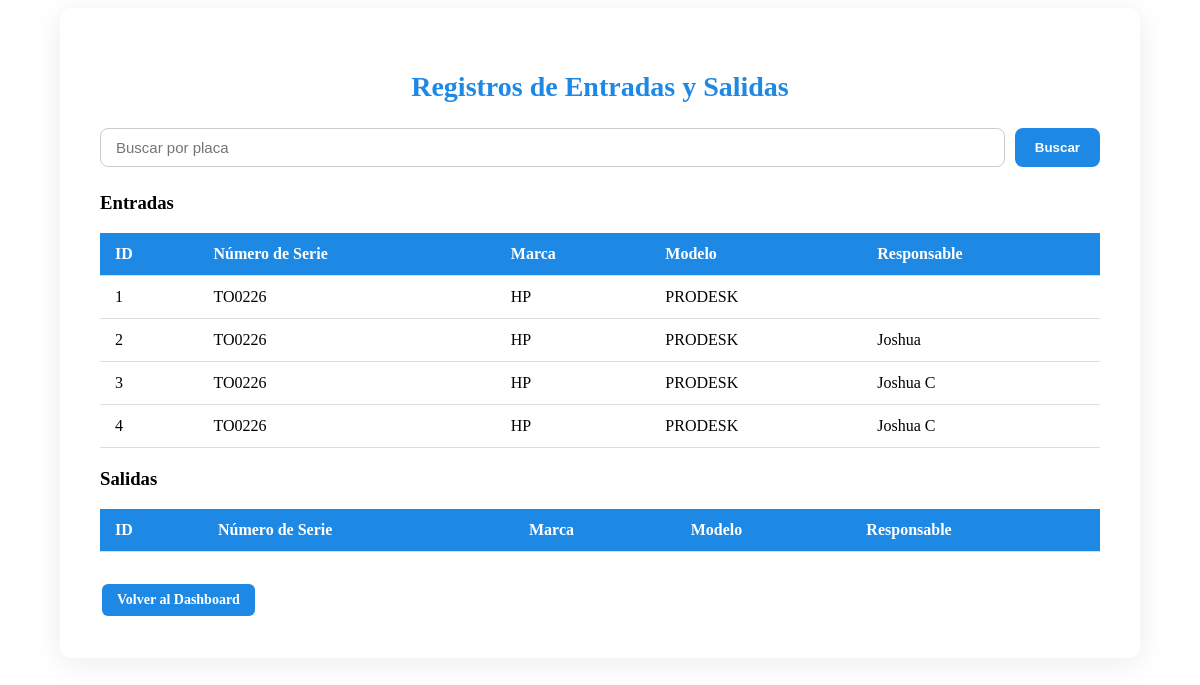
The page /vista/ver_registros.php (signed in) on the database its author committed.
### tables this page shows
CREATE TABLE `entradas` (
  `id` int(11) NOT NULL,
  `computador_id` int(11) NOT NULL,
  `cantidad` int(11) NOT NULL,
  `fecha_entrada` timestamp NOT NULL DEFAULT current_timestamp(),
  `responsable` varchar(100) DEFAULT NULL
);

CREATE TABLE `computadores` (
  `id` int(11) NOT NULL,
  `tipo_equipo` enum('Torre','Todo en uno') NOT NULL,
  `marca` varchar(100) NOT NULL,
  `modelo` varchar(100) NOT NULL,
  `numero_serie` varchar(100) NOT NULL,
  `procesador` varchar(150) NOT NULL,
  `ram_gb` int(11) NOT NULL,
  `tipo_ram` varchar(50) DEFAULT NULL,
  `almacenamiento_gb` int(11) NOT NULL,
  `tipo_almacenamiento` enum('HDD','SSD','Híbrido') NOT NULL,
  `sistema_operativo` varchar(100) DEFAULT NULL,
  `licencia_so` tinyint(1) DEFAULT 0,
  `antivirus_instalado` varchar(100) DEFAULT NULL,
  `ubicacion` varchar(100) DEFAULT NULL,
  `estado_equipo` enum('Operativo','En reparación','Dañado','Obsoleto') DEFAULT 'Operativo',
  `fecha_ingreso` date NOT NULL,
  `observaciones` text DEFAULT NULL,
  `imagen` blob DEFAULT NULL
);

### vista/ver_registros.php (the view, shortened to what this page needs)
<?php
require '../config/conexion.php';
$search = isset($_POST['search']) ? $_POST['search'] : '';
$entrada_sql = "SELECT e.id, e.responsable, c.numero_serie, c.marca, c.modelo
                FROM entradas e
                JOIN computadores c ON e.computador_id = c.id
                WHERE c.numero_serie LIKE ?";
$searchParam = "%$search%";
$entrada_stmt = $conn->prepare($entrada_sql);
$entrada_stmt->bind_param("s", $searchParam);
$entrada_stmt->execute();
$entrada_result = $entrada_stmt->get_result();
?>
<!DOCTYPE html>
<html lang="es">
<head>
    <link rel="stylesheet" href="../css/equipos.css">
</head>
<body>
    <div class="equipos-container">
        <h2 class="equipos-title">Registros de Entradas y Salidas</h2>
        <form method="POST" class="search-form">
            <input type="text" name="search" placeholder="Buscar por placa" value="<?php echo htmlspecialchars($search); ?>">
            <input type="submit" value="Buscar">
        </form>
        <h3>Entradas</h3>
        <table>
            <thead>
                <tr>
                    <th>ID</th>
                    <th>Número de Serie</th>
                    <th>Marca</th>
                    <th>Modelo</th>
                    <th>Responsable</th>
                </tr>
            </thead>
            <tbody>
                <?php while ($row = $entrada_result->fetch_assoc()): ?>
                <tr>
                    <td><?php echo htmlspecialchars($row['id']); ?></td>
                    <td><?php echo htmlspecialchars($row['numero_serie']); ?></td>
                    <td><?php echo htmlspecialchars($row['marca']); ?></td>
                    <td><?php echo htmlspecialchars($row['modelo']); ?></td>
                    <td><?php echo htmlspecialchars($row['responsable']); ?></td>
                </tr>
                <?php endwhile; ?>
                </tbody>
        </table>
        <h3>Salidas</h3>
        <table>
            <thead>
                <tr>
                    <th>ID</th>
                    <th>Número de Serie</th>
                    <th>Marca</th>
                    <th>Modelo</th>
                    <th>Responsable</th>
                </tr>
            </thead>
        </table>
        <div style="margin-top: 30px;">
            <a href="dashboard.php" class="btn btn-primario">Volver al Dashboard</a>
        </div>
    </div>
</body>
</html>

### css/equipos.css (style rules this page uses)
.equipos-container { background: #fff; padding: 40px; border-radius: 12px; box-shadow: 0 5px 30px rgba(0, 0, 0, 0.08); max-width: 1000px; margin: auto; }
.equipos-title { font-size: 28px; color: #1e88e5; margin-bottom: 25px; text-align: center; }
.search-form { display: flex; gap: 10px; margin-bottom: 25px; }
.search-form input[type="text"] { flex: 1; padding: 10px 15px; font-size: 15px; border-radius: 8px; border: 1px solid #ccc; transition: 0.3s; }
.search-form input[type="submit"] { background-color: #1e88e5; color: white; border: none; padding: 10px 20px; border-radius: 8px; cursor: pointer; font-weight: bold; transition: background-color 0.3s; }
table { width: 100%; border-collapse: collapse; margin-bottom: 20px; }
thead { background-color: #1e88e5; color: white; }
th, td { padding: 12px 15px; text-align: left; border-bottom: 1px solid #ddd; }
.btn { display: inline-block; padding: 8px 15px; font-size: 14px; text-decoration: none; border-radius: 6px; font-weight: bold; transition: background-color 0.3s, color 0.3s; margin: 2px; text-align: center; }
.btn-primario { background-color: #1e88e5; color: white; }

### rows shown on the page
entradas: id "1", computador.numero_serie "TO0226", computador.marca "HP", computador.modelo "PRODESK"
entradas: id "2", computador.numero_serie "TO0226", computador.marca "HP", computador.modelo "PRODESK", responsable "Joshua"
entradas: id "3", computador.numero_serie "TO0226", computador.marca "HP", computador.modelo "PRODESK", responsable "Joshua C"
entradas: id "4", computador.numero_serie "TO0226", computador.marca "HP", computador.modelo "PRODESK", responsable "Joshua C"
